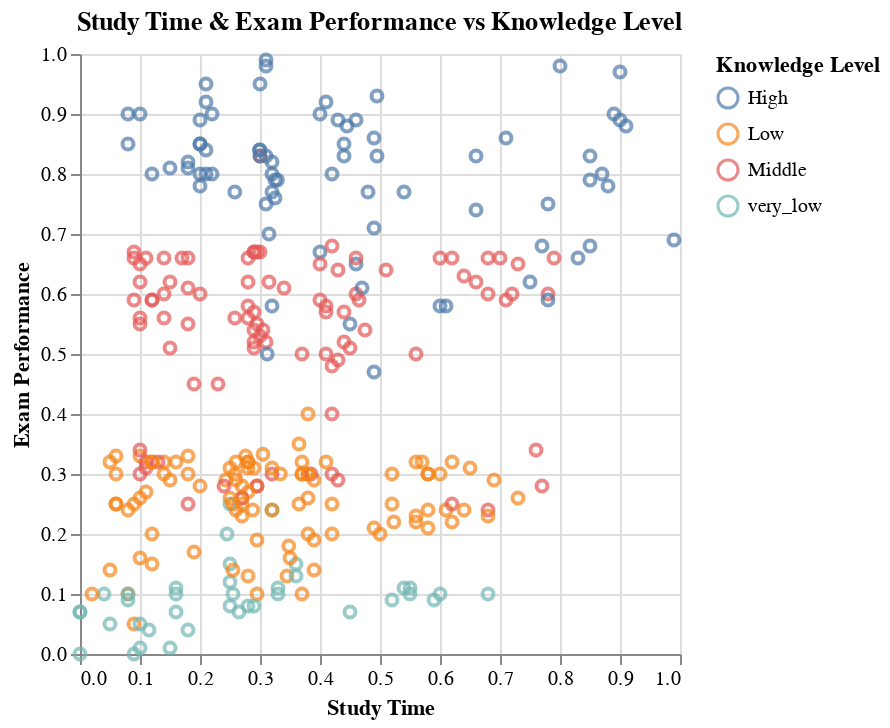

Source (notebook cell):
### Code cell
# create a scatterplot of the data to visualize the relationship 
# between study time and exam performance and the knowledge level of the student
alt.Chart(data_training, title="Study Time & Exam Performance vs Knowledge Level").mark_point().encode(
    x="Study Time",
    y="Exam Performance",
    color="Knowledge Level"
)

### Figure 1 — Vega-Lite specification as saved in the notebook (floating-point values rounded to 4 significant figures; data arrays with more than 128 entries replaced by an {"elided": "..."} marker saying what was removed)
{"config": {"view": {"continuousWidth": 300, "continuousHeight": 300}}, "data": {"name": "data-a91ed8f88f144b71d209cee9dc4da85d"}, "mark": {"type": "point"}, "encoding": {"color": {"field": "Knowledge Level", "type": "nominal"}, "x": {"field": "Study Time", "type": "quantitative"}, "y": {"field": "Exam Performance", "type": "quantitative"}}, "title": "Study Time & Exam Performance vs Knowledge Level", "$schema": "https://vega.github.io/schema/vega-lite/v5.16.3.json", "datasets": {"data-a91ed8f88f144b71d209cee9dc4da85d": {"elided": "302 records"}}}
